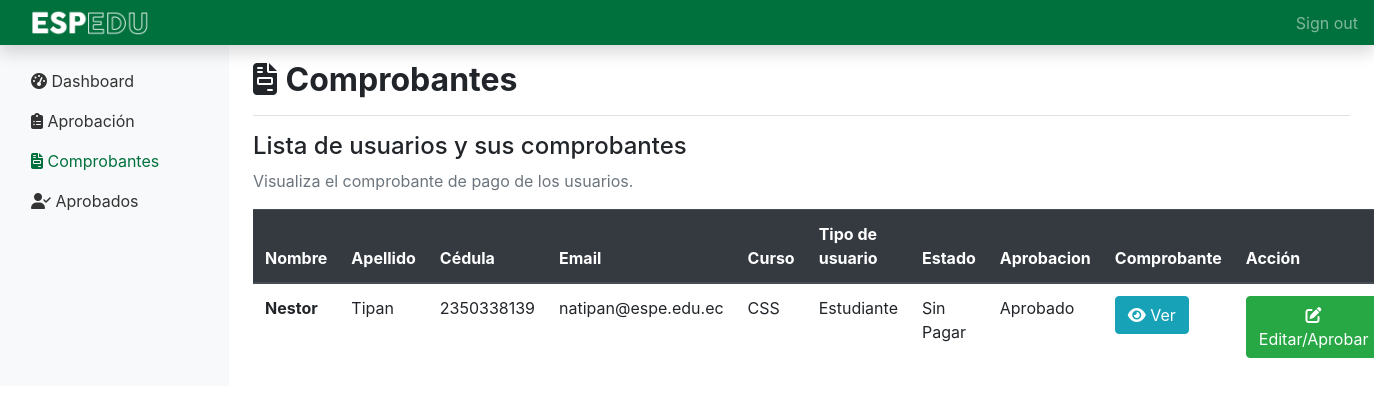
/usuarios.php (signed in), run on the app's committed database.
### tables this page shows
CREATE TABLE `usuario` (
  `ID_USER` int(11) NOT NULL,
  `NOMBRE_USER` varchar(50) DEFAULT NULL,
  `APELLIDO_USER` varchar(50) DEFAULT NULL,
  `CEDULA_USER` varchar(10) DEFAULT NULL,
  `CORREO_USER` varchar(100) DEFAULT NULL,
  `TIPO_USER` text DEFAULT NULL,
  `CURSO_USER` text DEFAULT NULL,
  `ESTADO` text NOT NULL,
  `APROBACION` varchar(13) NOT NULL,
  `COMPROBANTE` longblob NOT NULL
);

### database.php (called while the page is built, shortened)
<?php
	class Database{
		private $con;
		private $dbhost="localhost";
		private $dbuser="root";
		private $dbpass="";
		private $dbname="formulario";
		public function connect_db(){
			$this->con = mysqli_connect($this->dbhost, $this->dbuser, $this->dbpass, $this->dbname);
		}
		public function readnopago(){
			$sql = "SELECT id_user, nombre_user, apellido_user,  cedula_user, correo_user, tipo_user, curso_user, estado, aprobacion, comprobante FROM usuario where estado ='Sin Pagar' AND aprobacion='Aprobado'";
			$res = mysqli_query($this->con, $sql);
			return $res;
		}
	}
?>

### usuarios.php (the view, shortened to what this page needs)
<!doctype html>
<html lang="en">
  <head>
<link href="./assets/dist/css/bootstrap.min.css" rel="stylesheet">
    <link href="estilos.css" rel="stylesheet">
  </head>
  <body>
        <nav class="navbar navbar-dark sticky-top flex-md-nowrap p-0 shadow">
      <img src="./img/logo.png" width="180">
      <ul class="navbar-nav px-3">
        <li class="nav-item text-nowrap">
          <a class="nav-link" href="logout.php">Sign out</a>
        </li>
      </ul>
    </nav>
<div class="container-fluid">
  <div class="row">
    <nav id="sidebarMenu" class="col-md-3 col-lg-2 d-md-block bg-light sidebar collapse">
      <div class="sidebar-sticky pt-3">
        <ul class="nav flex-column">
          <li class="nav-item">
            <a class="nav-link" style="color:#333;" href="dashboard.php">
              <i class="fas fa-tachometer-alt"></i>
              Dashboard <span class="sr-only"></span>
            </a>
          </li>
          <li class="nav-item">
            <a class="nav-link" style="color:#333;" href="usuarios2.php">
              <i class="fas fa-clipboard-list"></i>
              Aprobación
            </a>
          </li>
          <li class="nav-item">
            <a class="nav-link active" style="color:#00713d;" href="usuarios.php">
              <i class="fas fa-file-invoice"></i>
              Comprobantes
            </a>
          </li>
          <li class="nav-item">
            <a class="nav-link active" style="color:#333;" href="usuarios3.php">
              <i class="fas fa-user-check"></i>
              Aprobados
            </a>
          </li>
        </ul>
      </div>
    </nav>
    <main role="main" class="col-md-9 ml-sm-auto col-lg-10 px-md-4">
      <div class="d-flex justify-content-between flex-wrap flex-md-nowrap align-items-center pt-3 pb-2 mb-3 border-bottom">
        <h1 class="h2"><i class="fas fa-file-invoice"></i> <strong>Comprobantes</strong></h1>
      </div>
      <div class="">
        <h4>Lista de usuarios y sus comprobantes</h4>
        <p class="text-muted">Visualiza el comprobante de pago de los usuarios.</p>
      </div>
      <div class="">
        <table class="table">
          <thead class="thead-dark">
            <tr>
              <th scope="col">Nombre</th>
              <th scope="col">Apellido</th>
              <th scope="col">Cédula</th>
              <th scope="col">Email</th>
              <th scope="col">Curso</th>
              <th scope="col">Tipo de usuario</th>
              <th scope="col">Estado</th>
              <th scope="col">Aprobacion</th>
              <th scope="col">Comprobante</th>
              <th scope="col">Acción</th>
            </tr>
          </thead>
            <?php
              include ('database.php');
              $usuarios = new Database();
              $listado=$usuarios->readnopago();
            ?>
          <tbody>
            <?php
              while ($row=mysqli_fetch_object($listado)){
                  $id=$row->id_user;
                  $nombre=$row->nombre_user;
                  $apellido=$row->apellido_user;
                  $cedula=$row->cedula_user;
                  $correo=$row->correo_user;
                  $curso=$row->curso_user;
                  $tipo=$row->tipo_user;
                  $estado=$row->estado;
                  $aprobacion=$row->aprobacion;
              ?>
            <tr>
              <th><?php echo $nombre;?></th>
              <td><?php echo $apellido;?></td>
              <td><?php echo $cedula;?></td>
              <td><?php echo $correo;?></td>
              <td><?php echo $curso;?></td>
              <td><?php echo $tipo;?></td>
              <td><?php echo $estado;?></td>
              <td><?php echo $aprobacion;?></td>
<td><a class="btn btn-info" href="vista.php?id=<?php echo $id;?>" class="edit" title="Ver" data-toggle="tooltip" target="_blank"><i class="fas fa-eye"></i> Ver </a></td>
<td><a class="btn btn-success"href="updateestado1.php?id=<?php echo $id;?>" class="edit" title="Aprobar" data-toggle="tooltip"><i class="fas fa-edit"></i> Editar/Aprobar</a>
            </tr>
            <?php
      					}
      			?>
          </tbody>
        </table>
      </div>
    </main>
  </div>
</div>
</html>

### estilos.css (style rules this page uses)
.navbar { background: #00713d; }

### data on the page
usuario: NOMBRE_USER "Nestor", APELLIDO_USER "Tipan", CEDULA_USER "2350338139", CORREO_USER "natipan@espe.edu.ec", CURSO_USER "CSS", TIPO_USER "Estudiante", ESTADO "Sin Pagar", APROBACION "Aprobado"
